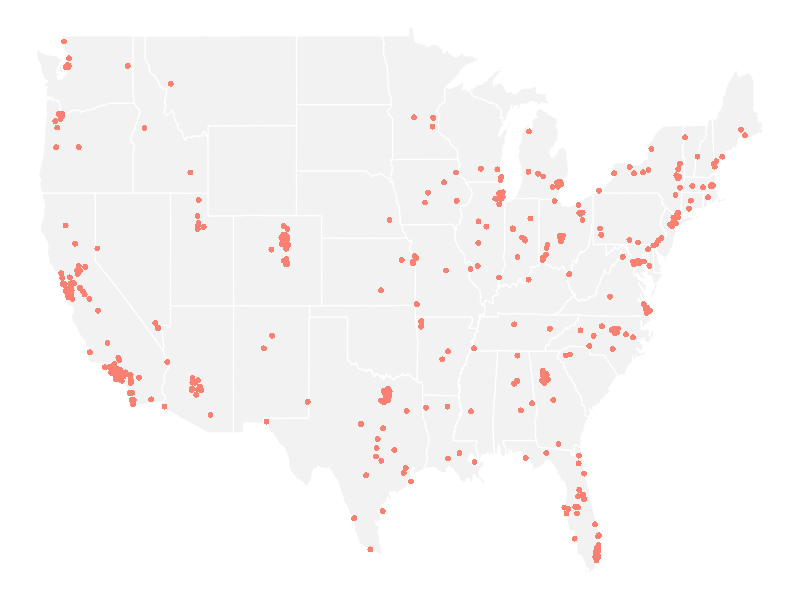
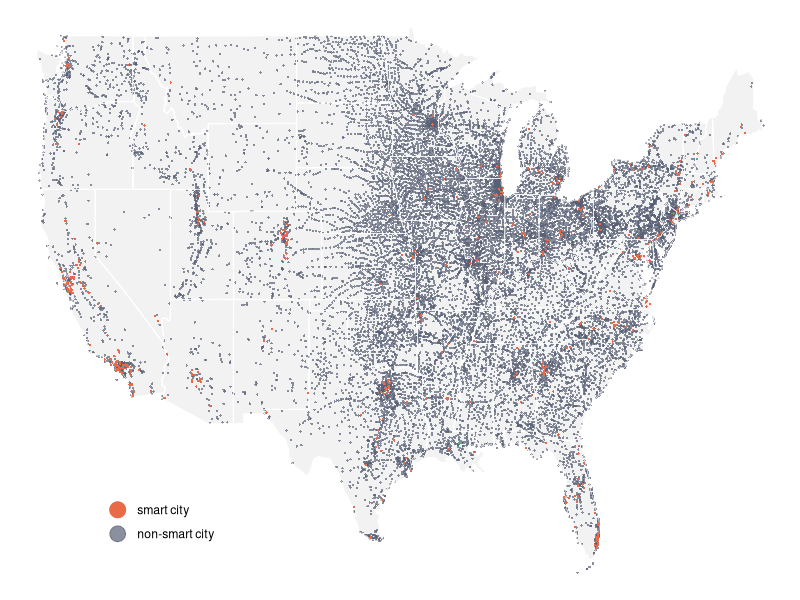
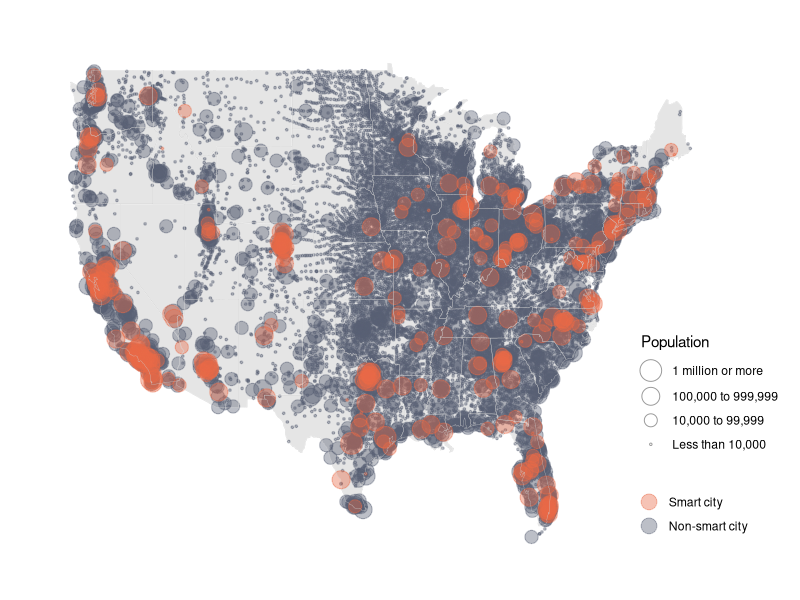

Generate these figures, in order, with R:
## ---- chunk 1
options(scipen=16)
library(tidyverse)
## ---- chunk 2
df <- read_csv("data/smart_cities20240110.csv")
## ---- chunk 3
# total number of smart cities
sum(df$smart)
## ---- chunk 4
# total number of people in smart cities
df %>% filter(smart == 1) %>% summarise(total_pop=sum(POP20))
## ---- chunk 5
# summarize by state
df %>% group_by(State) %>% summarise(muni_count=n(), smart_count=sum(smart), smart_den=smart_count/muni_count*100) %>% arrange(smart_count)
## ---- chunk 6
# summarize by population
df <- df %>% mutate(pop_size=case_when(POP20>=1000000 ~ 4, POP20<1000000&POP20>=100000 ~3, POP20<100000&POP20>= 10000 ~2, POP20<10000 ~1))
df %>% group_by(pop_size) %>% summarise(muni_count=n(), smart_count=sum(smart), smart_den=round(smart_count/muni_count*100,1))
## ---- chunk 7
map_df <- df %>% filter(State!="AK") %>% filter(State!="HI") %>% arrange(smart) # to make smart cities pop up in map
## ---- chunk 8
#mycolor <- c("#596174","#d32d41" )
#mycolor <- c("#1c4e80","#d32d41" )
mycolor <- c("#596174","#ea6a47" )
states <- map_data("state")
## ---- chunk 9
#ggplot() + 
#  theme_void() +
#  geom_polygon(data = states, aes(x=long, y = lat, group = group), linewidth=0.4 ,color ="white",fill = 'gray90')
## ---- chunk 10
ggplot() + 
  geom_polygon(data = states, aes(x=long, y = lat, group = group), linewidth=0.4 ,color ="white",fill = 'gray95') + 
  geom_point(data = map_df %>% filter(smart==1),  aes(x = INTPTLON, y = INTPTLAT, stroke =0,  color=as.factor(smart)), size=2) + 
  theme_void() +
  xlab('') + ylab('') +
  scale_color_manual(name="", values = "salmon")+
  theme(panel.grid.major = element_blank(), panel.grid.minor = element_blank(), legend.position = c(0.2, 0.15))+
  guides(color="none", fill="none")
## ---- chunk 11
ggplot() + 
  geom_polygon(data = states, aes(x=long, y = lat, group = group), linewidth=0.4 ,color ="white",fill = 'gray95') + 
  geom_point(data = map_df,  aes(x = INTPTLON, y = INTPTLAT, stroke =0,  color=as.factor(smart)), size=0.8, alpha = 0.7) + 
  geom_path(data = states, aes(x = long, y = lat, group = group), color = "white", size = 0.2) +
  geom_point(data = map_df %>% filter(smart==1),  aes(x = INTPTLON, y = INTPTLAT, stroke =0,  color=as.factor(smart)), size=0.8) +
  theme_void() +
  xlab('') + ylab('') +
  scale_color_manual(name="", labels=c("1"="smart city", "0"="non-smart city"), values = mycolor)+
  theme(panel.grid.major = element_blank(), panel.grid.minor = element_blank(), legend.position = c(0.2, 0.15))+
  guides(color=guide_legend(reverse=T, override.aes = list(size = 5)))
#ggsave("figure/map.png")
## ---- chunk 12
ggplot() + 
  geom_polygon(data = states, aes(x=long, y = lat, group = group), linewidth=0.2, color ="white", fill = 'gray90') + 
  geom_point(data = map_df,  aes(x = INTPTLON, y = INTPTLAT, stroke=0.6, color=as.factor(smart),size=as.factor(pop_size)), alpha = 0.4) + 
  geom_path(data = states, aes(x = long, y = lat, group = group), color = "gray80", size = 0.1) +
  theme_void() +
  xlab('') + ylab('') +
  scale_size_ordinal(name=" Population", range=c(0.5,7), 
                      labels=c("4"="1 million or more" ,"3"= "100,000 to 999,999", "2"="10,000 to 99,999", "1"="Less than 10,000"), )+
  scale_color_manual(name=" ", labels=c("1"="Smart city", "0"="Non-smart city"), values = mycolor)+
  theme(panel.grid.major = element_blank(), panel.grid.minor = element_blank(), legend.position = c(0.98 , 0.24))+
  theme(plot.margin = unit(c(1,2,1,1), "cm"))+
  guides(size = guide_legend(reverse=T, override.aes = list(shape=1)), color=guide_legend(reverse=T, override.aes = list(size = 5)))
